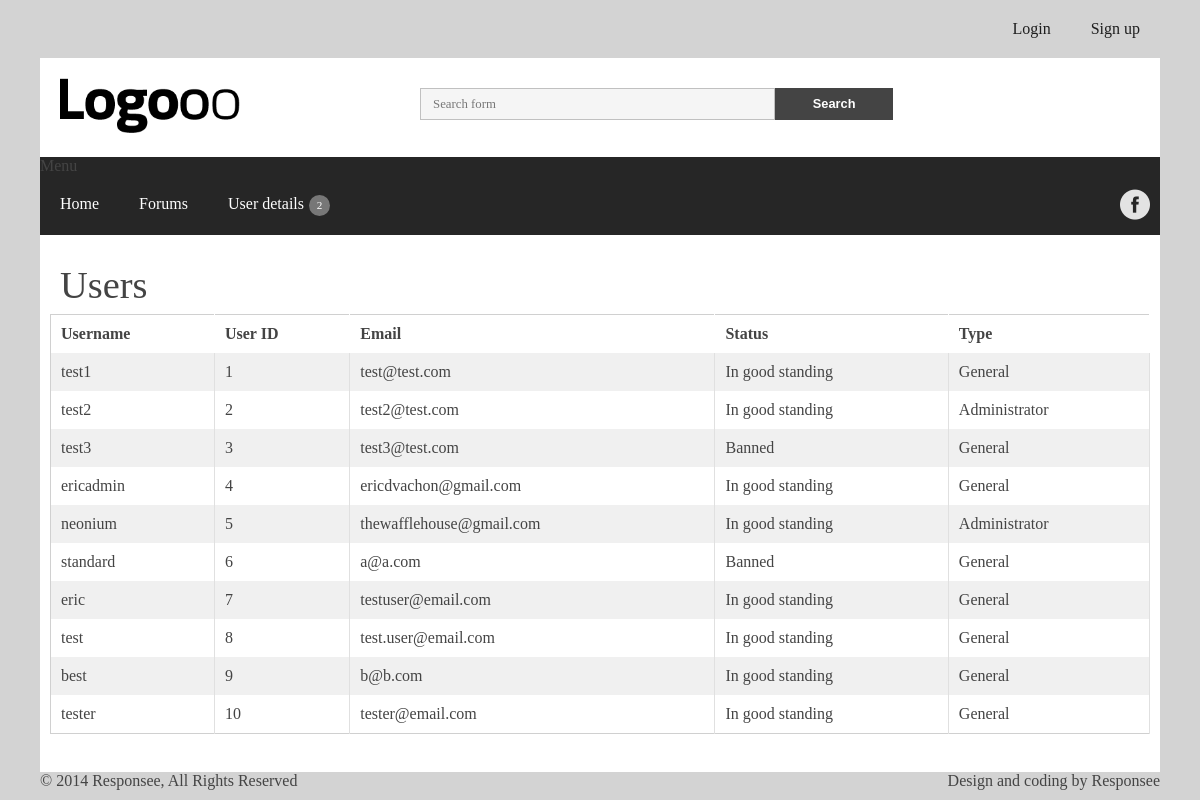
The app's page /Web-app/manageUsers.php with its own data.
### tables this page shows
CREATE TABLE `User` (
  `User_id` int(11) unsigned NOT NULL AUTO_INCREMENT,
  `First_name` varchar(45) NOT NULL,
  `Last_name` varchar(45) NOT NULL,
  `Status` tinyint(3) unsigned zerofill NOT NULL,
  `Email` varchar(45) NOT NULL,
  `Username` varchar(45) NOT NULL,
  `Password` varchar(128) NOT NULL,
  `Post_count` int(11) NOT NULL DEFAULT '0',
  `Priviledge` tinyint(4) NOT NULL DEFAULT '0',
  PRIMARY KEY (`User_id`),
  UNIQUE KEY `Email_UNIQUE` (`Email`),
  UNIQUE KEY `Username_UNIQUE` (`Username`)
);

### Web-app/manageUsers.php (called while the page is built, shortened)
<?php
require ("common.php");
require ("viewServer.php");
$view = new viewServer();
$query = "	SELECT	*
			FROM	User";
try {
	$stmt = $db->prepare ($query);
	$stmt->execute ();
	$users = $stmt->fetchAll ();
} catch ( PDOException $ex ) {
	die ( "Failed to run query: " . $ex->getMessage () );
}
$view->users = $users;
$view->render("manageUsers.phtml");
?>

### Web-app/templates/manageUsers.phtml (the view, shortened to what this page needs)
<!DOCTYPE html>
<html>
<head>
</head>
<body>
<?php include ("header.phtml");?>
<div class="line">
	<div class="box">
		<div class="margin">
			<section class="s-12">
				<h1>Users</h1>
				<div class="margin">
					<table class="responstable">
						<tr>
							<th>Username</th>
							<th>User ID</th>
							<th>Email</th>
							<th>Status</th>
							<th>Type</th>
							</tr> <?php foreach ( $this->users as $user ) :?>
							<tr onClick="window.location.href='manageUser.php?u_id=<?php echo($user['User_id'])?>'" style="cursor: pointer;">
								<td><?php echo($user['Username'])?></td>
								<td><?php echo($user['User_id'])?></td>
								<td><?php echo $user['Email']; ?></td>
								<?php if ($user['Status'] != 0) :?>
									<td>Banned</td>
								<?php else :?>
									<td>In good standing</td>
								<?php endif?>
								<?php if ($user['Priviledge'] == 2) :?>
									<td>Administrator</td>
								<?php elseif ($user['Priviledge'] == 1) :?>
									<td>Moderator</td>
								<?php else:?>
									<td>General</td>
								<?php endif?>
								</tr>
	 						 <?php  endforeach?>
					</table>
				</div>
			<br>
			</section>
		</div>
	</div>
</div>
<?php include ("footer.phtml"); ?>
</body>
</html>

### Web-app/css/responsee.css (style rules this page uses)
* { -webkit-box-sizing: border-box; -moz-box-sizing: border-box; box-sizing: border-box; margin: 0; }
body { background: none repeat scroll 0 0 #d3d3d3; font-size: 100%; margin: 0; font-family: tahoma; color: #444; }
h1, h2, h3, h4, h5, h6 { color: #444; font-weight: normal; margin: 0.2em 0 0.2em 0; }
h1 { font-size: 2.4em; }
table { background: none repeat scroll 0 0 #fff; border: 1px solid #D0D0D0; border-collapse: collapse; border-spacing: 0; text-align: left; width: 100%; }
table tr td, table tr th { padding: 0.625em; }
table tr:nth-of-type(2n) { background: none repeat scroll 0 0 #F0F0F0; }
th { border-right: 1px solid #fff; }
td { border-right: 1px solid #E0E0E0; }
.size-1140 .line { margin: 0 auto; max-width: 71.25em; padding: 0 0.625em; }
.margin { margin: 0 -0.625em; }
.line { clear: left; }
.line:after { clear: both; content: "."; display: block; height: 0; line-height: 0; visibility: hidden; }
.box { background: none repeat scroll 0 0 #fff; display: table; padding: 1.25em; width: 100%; }
.s-1, .s-2, .s-3, .s-4, .s-5, .s-6, .s-7, .s-8, .s-9, .s-10 .s-11, .s-12, .l-1, .l-2, .l-3, .l-4, .l-5, .l-6, .l-7, .l-8, .l-9, .l-10, .l-11, .l-12 { float: left; position: relative; }
.s-12 { width: 100%; }
.margin>.s-12 { padding: 0 0.625em; width: 100%; }

### records on screen
user: Username "test1", User_id "1", Email "test@test.com", Status "In good standing", Priviledge "General"
user: Username "test2", User_id "2", Email "test2@test.com", Status "In good standing", Priviledge "Administrator"
user: Username "test3", User_id "3", Email "test3@test.com", Status "Banned", Priviledge "General"
user: Username "ericadmin", User_id "4", Email "ericdvachon@gmail.com", Status "In good standing", Priviledge "General"
user: Username "neonium", User_id "5", Email "thewafflehouse@gmail.com", Status "In good standing", Priviledge "Administrator"
user: Username "standard", User_id "6", Email "a@a.com", Status "Banned", Priviledge "General"
user: Username "eric", User_id "7", Email "testuser@email.com", Status "In good standing", Priviledge "General"
user: Username "test", User_id "8", Email "test.user@email.com", Status "In good standing", Priviledge "General"
user: Username "best", User_id "9", Email "b@b.com", Status "In good standing", Priviledge "General"
user: Username "tester", User_id "10", Email "tester@email.com", Status "In good standing", Priviledge "General"
